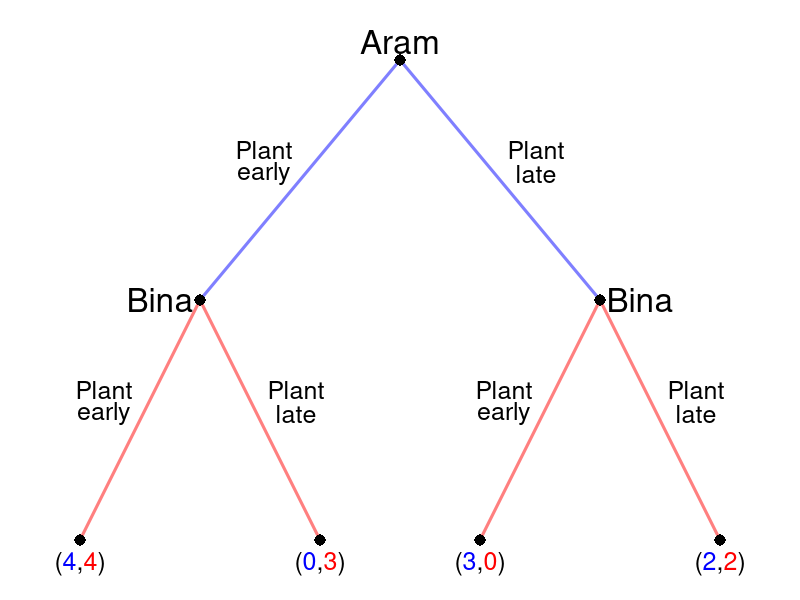

Generate this figure with R:
require(shape)
pdf(file = "people/sequential_palanpur.pdf", width = 9, height = 7)

#Set parameters for graphics
axislabelsize <- 1.5
labelsize <- 2
actionlabelsize <- 1.5
graphlinewidth <- 3
segmentlinewidth <- 2
nodesize <- 1.5

COL <- c("#7fc97f", "#beaed4", "#fdc086", "#ffff99", "#386cb0", "#f0027f", "#bf5b17", "#666666")
COLA <- c("#99d8c9","#66c2a4","#41ae76", "#238b45", "#005824")
COLB <- c("#4eb3d3", "#2b8cbe", "#0868ac","#084081")

par(mar =  c(0, 0, 0, 0))

xlims <- c(0, 10)
ylims <- c(0, 10)

npts <- 501 
x <- seq(xlims[1], xlims[2], length.out = npts)
y <- seq(ylims[1], ylims[2], length.out = npts) 

plot(0, 0, xlim = xlims, ylim = ylims, type = "n",
     xlab = expression(paste("")),
     ylab = expression(paste("")), 
     xaxt = "n", 
     yaxt = "n", 
     cex.lab = axislabelsize, 
     bty = "n",
     xaxs="i", 
     yaxs="i")

ticksy <- seq(from = 0, to = ylims[2], by = 2)
ylabels <- seq(from = 0, to = ylims[2], by = 2)
ticksx <- seq(from = 0, to = xlims[2], by = 2)
xlabels <- seq(from = 0, to = xlims[2], by = 2)

#Branches for Aram
#Fish 10
segments(5, 9, 2.5, 5, lty = 1, col = rgb(0, 0, 1, 0.5), lwd = graphlinewidth)
#Fish 12
segments(5, 9, 7.5, 5, lty = 1, col = rgb(0, 0, 1, 0.5), lwd = graphlinewidth)

#Branches for Bina
#From Aram Fishing 10
#Bina fishes 10
segments(2.5, 5, 1, 1, lty = 1, col = rgb(1, 0, 0, 0.5), lwd = graphlinewidth)
#Bina fishes 12
segments(2.5, 5, 4, 1, lty = 1, col = rgb(1, 0, 0, 0.5), lwd = graphlinewidth)

#From Aram fishing 12
#Bina fishes 10
segments(7.5, 5, 6, 1, lty = 1, col = rgb(1, 0, 0, 0.5), lwd = graphlinewidth)


#Bina fishes 12
segments(7.5, 5, 9, 1, lty = 1, col = rgb(1, 0, 0, 0.5), lwd = graphlinewidth)

#Initial node
points(5, 9, pch = 16, col = "black", cex = nodesize)

#P1 Nodes
points(2.5, 5, pch = 16, col = "black", cex = nodesize)
points(7.5, 5, pch = 16, col = "black", cex = nodesize)

#P2 Terminal Nodes
points(1, 1, pch = 16, col = "black", cex = nodesize)
points(4, 1, pch = 16, col = "black", cex = nodesize)
points(6, 1, pch = 16, col = "black", cex = nodesize)
points(9, 1, pch = 16, col = "black", cex = nodesize)

text(5, 9.3, expression(paste("Aram")), cex = labelsize)

text(3.3, 7.5, expression(paste("Plant")), cex = actionlabelsize)
text(3.3, 7.1, expression(paste("early")), cex = actionlabelsize)
text(6.7, 7.5, expression(paste("Plant")), cex = actionlabelsize)
text(6.7, 7.1, expression(paste("late")), cex = actionlabelsize)


text(2, 5, expression(paste("Bina")), cex = labelsize)
text(1.3, 3.5, expression(paste("Plant")), cex = actionlabelsize)
text(1.3, 3.1, expression(paste("early")), cex = actionlabelsize)
text(3.7, 3.5, expression(paste("Plant")), cex = actionlabelsize)
text(3.7, 3.1, expression(paste("late")), cex = actionlabelsize)


text(8, 5, expression(paste("Bina")), cex = labelsize)
text(6.3, 3.5, expression(paste("Plant")), cex = actionlabelsize)
text(6.3, 3.1, expression(paste("early")), cex = actionlabelsize)
text(8.7, 3.5, expression(paste("Plant")), cex = actionlabelsize)
text(8.7, 3.1, expression(paste("late")), cex = actionlabelsize)

#Payoffs 

text(1, .6, expression("(" * phantom("4") * "," * phantom("4") * ")"), cex = actionlabelsize)
text(1, .6, expression(phantom("(") * "4" * phantom(",") * phantom("4") * phantom(")")), col = rgb(0, 0, 1, 1),  cex = actionlabelsize)
text(1, .6, expression(phantom("(") * phantom("4") * phantom(",") * "4" * phantom(")")), col = rgb(1, 0, 0, 1), cex = actionlabelsize)

text(4, .6, expression("(" * phantom("0") * "," * phantom("3") * ")"), cex = actionlabelsize)
text(4, .6, expression(phantom("(") * "0" * phantom(",") * phantom("3") * phantom(")")), col = rgb(0, 0, 1, 1),  cex = actionlabelsize)
text(4, .6, expression(phantom("(") * phantom("0") * phantom(",") * "3" * phantom(")")), col = rgb(1, 0, 0, 1), cex = actionlabelsize)

text(6, .6, expression("(" * phantom("3") * "," * phantom("0") * ")"), cex = actionlabelsize)
text(6, .6, expression(phantom("(") * "3" * phantom(",") * phantom("0") * phantom(")")), col = rgb(0, 0, 1, 1),  cex = actionlabelsize)
text(6, .6, expression(phantom("(") * phantom("3") * phantom(",") * "0" * phantom(")")), col = rgb(1, 0, 0, 1), cex = actionlabelsize)

text(9, .6, expression("(" * phantom("2") * "," * phantom("2") * ")"), cex = actionlabelsize)
text(9, .6, expression(phantom("(") * "2" * phantom(",") * phantom("2") * phantom(")")), col = rgb(0, 0, 1, 1),  cex = actionlabelsize)
text(9, .6, expression(phantom("(") * phantom("2") * phantom(",") * "2" * phantom(")")), col = rgb(1, 0, 0, 1), cex = actionlabelsize)

dev.off()
